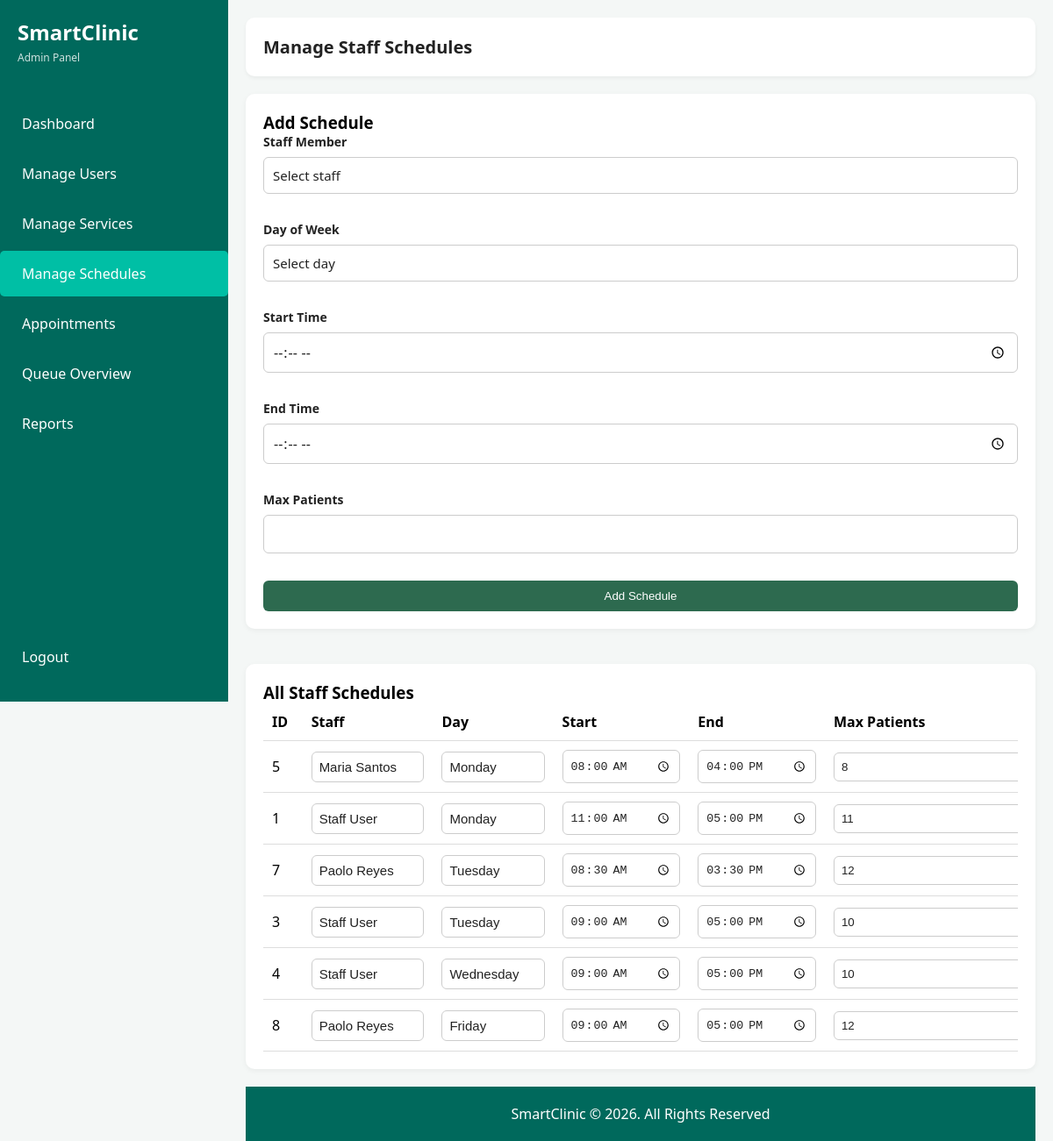
/admin/manage_schedules.php (signed in), run on the app's committed database.
### tables this page shows
CREATE TABLE `schedules` (
  `schedule_id` int(11) UNSIGNED NOT NULL COMMENT 'PK for schedules',
  `user_id` int(11) UNSIGNED NOT NULL COMMENT 'FK users',
  `day_of_week` enum('Monday','Tuesday','Wednesday','Thursday','Friday','Saturday','Sunday') NOT NULL COMMENT 'Available day',
  `start_time` time NOT NULL COMMENT 'Start time',
  `end_time` time NOT NULL COMMENT 'End time',
  `max_patients` int(11) UNSIGNED NOT NULL DEFAULT 10 COMMENT 'Max patients per schedule',
  `created_at` timestamp NOT NULL DEFAULT current_timestamp() COMMENT 'Record creation date'
);

CREATE TABLE `users` (
  `user_id` int(11) UNSIGNED NOT NULL COMMENT 'PK for users',
  `role_id` int(11) UNSIGNED NOT NULL COMMENT 'FK for users',
  `first_name` varchar(100) NOT NULL COMMENT 'User first name',
  `last_name` varchar(100) NOT NULL COMMENT 'User last name',
  `email` varchar(100) NOT NULL COMMENT 'Unique email address',
  `password` varchar(255) NOT NULL COMMENT 'User password',
  `contact_number` varchar(20) DEFAULT NULL COMMENT 'User contact number',
  `address` text DEFAULT NULL COMMENT 'User address',
  `created_at` timestamp NOT NULL DEFAULT current_timestamp() COMMENT 'Account creation date'
);

### admin/manage_schedules.php (the view, shortened to what this page needs)
<?php
require_once '../config/database.php';
$staff_result = $conn->query("
    SELECT user_id, first_name, last_name
    FROM users
    WHERE role_id = 2
    ORDER BY first_name, last_name
");
$schedules = $conn->query("
    SELECT
        s.schedule_id,
        s.user_id,
        s.day_of_week,
        s.start_time,
        s.end_time,
        s.max_patients,
        u.first_name,
        u.last_name
    FROM schedules s
    JOIN users u ON s.user_id = u.user_id
    ORDER BY FIELD(s.day_of_week, 'Monday', 'Tuesday', 'Wednesday', 'Thursday', 'Friday', 'Saturday', 'Sunday'),
             s.start_time ASC
");
?>
<!DOCTYPE html>
<html lang="en">
<head>
    <link rel="stylesheet" href="../assets/css/styles.css">
</head>
<body class="dashboard-page admin-page">
<div class="app-container">
    <aside class="sidebar">
        <div class="logo">
            <h1>SmartClinic</h1>
            <span>Admin Panel</span>
        </div>
        <nav class="menu">
            <a href="dashboard.php" class="nav-item">Dashboard</a>
            <a href="manage_users.php" class="nav-item">Manage Users</a>
            <a href="manage_services.php" class="nav-item">Manage Services</a>
            <a href="manage_schedules.php" class="nav-item active">Manage Schedules</a>
            <a href="manage_appointments.php" class="nav-item">Appointments</a>
            <a href="queue_overview.php" class="nav-item">Queue Overview</a>
            <a href="reports.php" class="nav-item">Reports</a>
        </nav>
        <div class="logout">
            <a href="../logout.php" class="nav-item">Logout</a>
        </div>
    </aside>
    <main class="main-content">
        <header class="top-bar">
            <h2>Manage Staff Schedules</h2>
        </header>
        <div class="content-card">
            <h3>Add Schedule</h3>
            <form method="POST" class="crud-form">
                <div class="form-group">
                    <label for="user_id">Staff Member</label>
                    <select name="user_id" id="user_id" required>
                        <option value="">Select staff</option>
                        <?php
                        $staff_result->data_seek(0);
                        ?>
                    </select>
                </div>
                <div class="form-group">
                    <label for="day_of_week">Day of Week</label>
                    <select name="day_of_week" id="day_of_week" required>
                        <option value="">Select day</option>
                    </select>
                </div>
                <div class="form-group">
                    <label for="start_time">Start Time</label>
                    <input type="time" name="start_time" id="start_time" required>
                </div>
                <div class="form-group">
                    <label for="end_time">End Time</label>
                    <input type="time" name="end_time" id="end_time" required>
                </div>
                <div class="form-group">
                    <label for="max_patients">Max Patients</label>
                    <input type="number" name="max_patients" id="max_patients" min="1" required>
                </div>
                <button type="submit" name="add_schedule" class="btn-primary">Add Schedule</button>
            </form>
        </div>
        <div class="content-card">
            <h3>All Staff Schedules</h3>
            <div class="table-responsive">
            <table class="styled-table">
                <thead>
                    <tr>
                        <th>ID</th>
                        <th>Staff</th>
                        <th>Day</th>
                        <th>Start</th>
                        <th>End</th>
                        <th>Max Patients</th>
                    </tr>
                </thead>
                <tbody>
                    <?php while ($row = $schedules->fetch_assoc()): ?>
                        <tr>
                            <form method="POST">
                                <td>
                                    <?= $row['schedule_id'] ?>
                                </td>
                                <td>
                                    <select name="user_id" required>
                                        <?php
                                        $staff_result->data_seek(0);
                                        while ($staff = $staff_result->fetch_assoc()):
                                        ?>
                                            <option value="<?= $staff['user_id'] ?>" <?= $row['user_id'] == $staff['user_id'] ? 'selected' : '' ?>>
                                                <?= htmlspecialchars($staff['first_name'] . ' ' . $staff['last_name']) ?>
                                            </option>
                                        <?php endwhile; ?>
                                    </select>
                                </td>
                                <td>
                                    <select name="day_of_week" required>
                                        <?php
                                        $days = ['Monday', 'Tuesday', 'Wednesday', 'Thursday', 'Friday', 'Saturday', 'Sunday'];
                                        foreach ($days as $day):
                                        ?>
                                            <option value="<?= $day ?>" <?= $row['day_of_week'] === $day ? 'selected' : '' ?>>
                                                <?= $day ?>
                                            </option>
                                        <?php endforeach; ?>
                                    </select>
                                </td>
                                <td>
                                    <input type="time" name="start_time" value="<?= $row['start_time'] ?>" required>
                                </td>
                                <td>
                                    <input type="time" name="end_time" value="<?= $row['end_time'] ?>" required>
                                </td>
                                <td>
                                    <input type="number" name="max_patients" value="<?= $row['max_patients'] ?>" min="1" required>
                                </td>
                            </form>
                        </tr>
                    <?php endwhile; ?>
                </tbody>
            </table>
        </div>
    </div>
        <footer class="footer">
            SmartClinic © 2026. All Rights Reserved
        </footer>
    </main>
</div>
</body>
</html>

### data on the page
schedules: schedule_id "5", user_id "Maria Santos", day_of_week "Monday", start_time "08:00:00", end_time "16:00:00", max_patients "8"
schedules: schedule_id "1", user_id "Staff User", day_of_week "Monday", start_time "11:00:00", end_time "17:00:00", max_patients "11"
schedules: schedule_id "7", user_id "Paolo Reyes", day_of_week "Tuesday", start_time "08:30:00", end_time "15:30:00", max_patients "12"
schedules: schedule_id "3", user_id "Staff User", day_of_week "Tuesday", start_time "09:00:00", end_time "17:00:00", max_patients "10"
schedules: schedule_id "4", user_id "Staff User", day_of_week "Wednesday", start_time "09:00:00", end_time "17:00:00", max_patients "10"
schedules: schedule_id "8", user_id "Paolo Reyes", day_of_week "Friday", start_time "09:00:00", end_time "17:00:00", max_patients "12"
